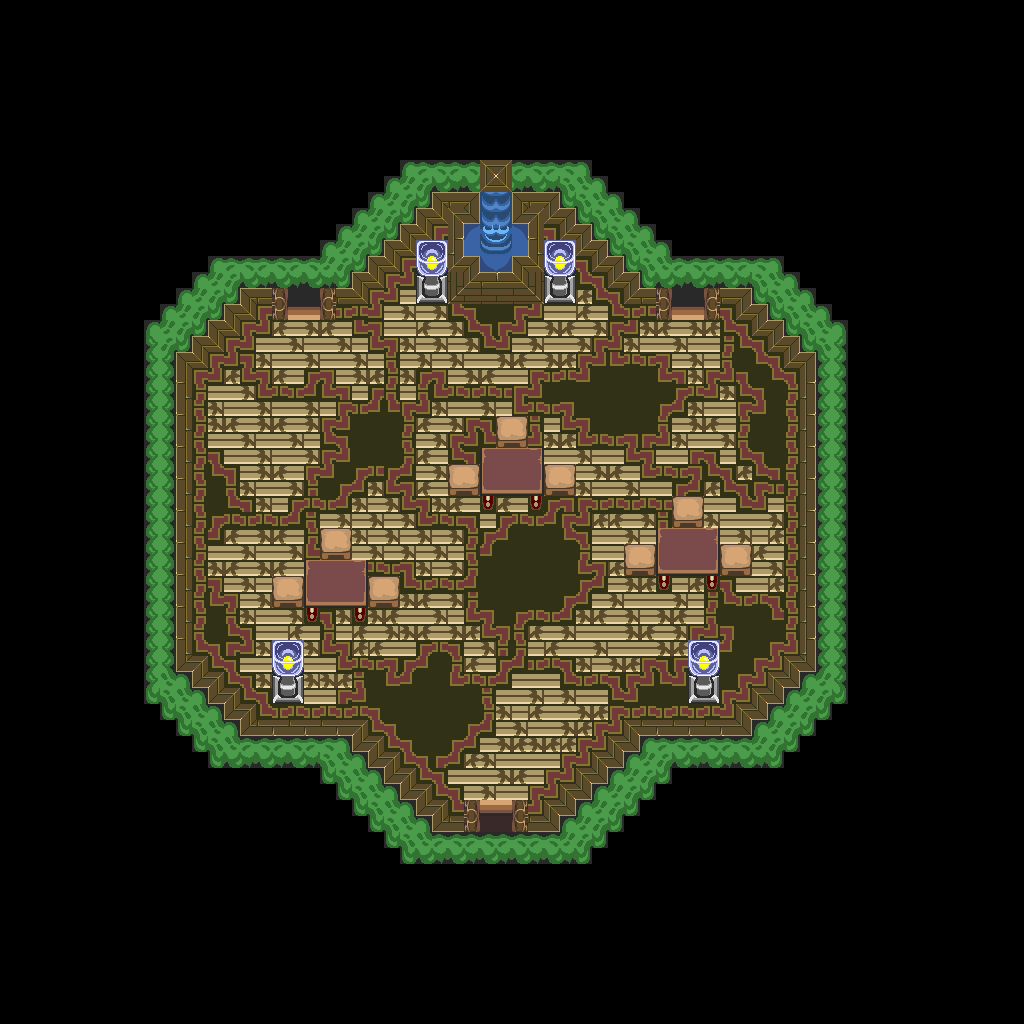

A 2D game scene composited from a Tiled map and its tileset images. What follows is a short description and the map's XML, with each tile layer's data collapsed to a summary:
An orthogonal 64x64 tile map with 16x16 px tiles, 1 tile layer (base), 2 hidden layers not drawn and 29 objects.

<map version="1.10" tiledversion="1.12.1" orientation="orthogonal" renderorder="right-down" width="64" height="64" tilewidth="16" tileheight="16" infinite="0" nextlayerid="4" nextobjectid="30">
 <tileset firstgid="1" source="../classiciphone_pics4.tsx" />
 <layer id="1" name="base" width="64" height="64">
  <data>[4096 cells, 4096 non-empty, 95 distinct tile ids]</data>
 </layer>
 <layer id="2" name="collision" width="64" height="64" visible="0">
  <properties><property name="collision" value="true" /></properties>
  <data>[4096 cells, 3128 non-empty, 1 distinct tile ids]</data>
 </layer>
 <layer id="3" name="water" width="64" height="64" visible="0">
  <properties><property name="terrain" value="water" /></properties>
  <data>[4096 cells, 2 non-empty, 1 distinct tile ids]</data>
 </layer>
 <objectgroup id="4" name="npcs">
  <object id="1" x="480.0" y="192.0" width="16" height="16">
   <properties>
    <property name="gani" value="waterani.mng" />
    <property name="script" type="string">-- Auto-converted from GraalScript
-- // NPC made by Mighty
-- [CLIENT-SIDE — server no-op]
-- if (created) {
-- setimgpart waterani.mng, 0,32,32,32;
-- drawoverplayer;
-- }</property>
   </properties>
  </object>
  <object id="2" x="288.0" y="272.0" width="16" height="16">
   <properties>
    <property name="script" type="string">-- Auto-converted from GraalScript
-- // NPC made by Mighty
-- [CLIENT-SIDE — server no-op]
-- if (created||timeout) {
-- showtext 0,x+1,y+0.5,Arial,bc,Master Bed;
-- changeimgzoom 0,0.6;
-- changeimgvis 0,0;
-- changeimgcolors 0,1,1,1,1;
-- }</property>
   </properties>
  </object>
  <object id="3" x="672.0" y="272.0" width="16" height="16">
   <properties>
    <property name="script" type="string">-- Auto-converted from GraalScript
-- // NPC made by Mighty
-- [CLIENT-SIDE — server no-op]
-- if (created||timeout) {
-- showtext 0,x+1,y+0.5,Arial,bc,Sparring;
-- changeimgzoom 0,0.6;
-- changeimgvis 0,0;
-- changeimgcolors 0,1,1,1,1;
-- }</property>
   </properties>
  </object>
  <object id="4" x="480.0" y="240.0" width="16" height="16">
   <properties>
    <property name="gani" value="water32.mng" />
    <property name="script" type="string">-- Auto-converted from GraalScript
-- // NPC made by Mighty
-- if (created) {
end
-- if (playertouchsme) {
end</property>
   </properties>
  </object>
  <object id="5" x="464.0" y="224.0" width="16" height="16">
   <properties>
    <property name="gani" value="water32.mng" />
    <property name="script" type="string">-- Auto-converted from GraalScript
-- // NPC made by Mighty
-- if (created) {
end
-- if (playertouchsme) {
end</property>
   </properties>
  </object>
  <object id="6" x="496.0" y="224.0" width="16" height="16">
   <properties>
    <property name="gani" value="water32.mng" />
    <property name="script" type="string">-- Auto-converted from GraalScript
-- // NPC made by Mighty
-- if (created) {
end
-- if (playertouchsme) {
end</property>
   </properties>
  </object>
  <object id="7" x="480.0" y="272.0" width="16" height="16">
   <properties>
    <property name="gani" value="classic_mighty_pic.png" />
    <property name="script" type="string">-- Auto-converted from GraalScript
-- // NPC made by Mighty</property>
   </properties>
  </object>
  <object id="8" x="496.0" y="448.0" width="16" height="16">
   <properties>
    <property name="gani" value="pottedplant.png" />
    <property name="script" type="string">-- Auto-converted from GraalScript
-- // NPC made by Mighty
-- [CLIENT-SIDE — server no-op]
-- if (created) {
-- y+=0.4;
-- }</property>
   </properties>
  </object>
  <object id="9" x="672.0" y="528.0" width="16" height="16">
   <properties>
    <property name="gani" value="pottedplant.png" />
    <property name="script" type="string">-- Auto-converted from GraalScript
-- // NPC made by Mighty
-- [CLIENT-SIDE — server no-op]
-- if (created) {
-- y+=0.4;
-- }</property>
   </properties>
  </object>
  <object id="10" x="320.0" y="560.0" width="16" height="16">
   <properties>
    <property name="gani" value="pottedplant.png" />
    <property name="script" type="string">-- Auto-converted from GraalScript
-- // NPC made by Mighty
-- [CLIENT-SIDE — server no-op]
-- if (created) {
-- y+=0.4;
-- }</property>
   </properties>
  </object>
  <object id="11" x="640.0" y="592.0" width="16" height="16">
   <properties>
    <property name="gani" value="light2.png" />
    <property name="script" type="string">-- Auto-converted from GraalScript
-- // NPC made by Mighty
-- if (created) {
-- setimg light2.png;
self.dontblock = true
end
-- [CLIENT-SIDE — server no-op]
-- if (playerenters) {
-- setcoloreffect 1,1,1,0.50;
-- drawaslight;
-- setzoomeffect 2;
-- }</property>
   </properties>
  </object>
  <object id="12" x="80.0" y="432.0" width="16" height="16">
   <properties>
    <property name="script" type="string">-- Auto-converted from GraalScript
-- join("level_nopk");</property>
   </properties>
  </object>
  <object id="13" x="80.0" y="496.0" width="16" height="16">
   <properties>
    <property name="script" type="string">-- Auto-converted from GraalScript
-- // NPC made by Mighty
-- [CLIENT-SIDE — server no-op]
-- if (playerenters || timeout) {
-- seteffect 0,0,0,0.40;
-- timeout = .05;
-- }</property>
   </properties>
  </object>
  <object id="14" x="224.0" y="592.0" width="16" height="16">
   <properties>
    <property name="gani" value="light2.png" />
    <property name="script" type="string">-- Auto-converted from GraalScript
-- // NPC made by Mighty
-- if (created) {
-- setimg light2.png;
self.dontblock = true
end
-- [CLIENT-SIDE — server no-op]
-- if (playerenters) {
-- setcoloreffect 1,1,1,0.50;
-- drawaslight;
-- setzoomeffect 2;
-- }</property>
   </properties>
  </object>
  <object id="15" x="368.0" y="192.0" width="16" height="16">
   <properties>
    <property name="gani" value="light2.png" />
    <property name="script" type="string">-- Auto-converted from GraalScript
-- // NPC made by Mighty
-- if (created) {
-- setimg light2.png;
self.dontblock = true
end
-- [CLIENT-SIDE — server no-op]
-- if (playerenters) {
-- setcoloreffect 1,1,1,0.50;
-- drawaslight;
-- setzoomeffect 2;
-- }</property>
   </properties>
  </object>
  <object id="16" x="496.0" y="192.0" width="16" height="16">
   <properties>
    <property name="gani" value="light2.png" />
    <property name="script" type="string">-- Auto-converted from GraalScript
-- // NPC made by Mighty
-- if (created) {
-- setimg light2.png;
self.dontblock = true
end
-- [CLIENT-SIDE — server no-op]
-- if (playerenters) {
-- setcoloreffect 1,1,1,0.50;
-- drawaslight;
-- setzoomeffect 2;
-- }</property>
   </properties>
  </object>
  <object id="17" x="432.0" y="176.0" width="16" height="16">
   <properties>
    <property name="gani" value="light2.png" />
    <property name="script" type="string">-- Auto-converted from GraalScript
-- // NPC made by Mighty
-- if (created) {
-- setimg light2.png;
self.dontblock = true
end
-- [CLIENT-SIDE — server no-op]
-- if (playerenters) {
-- setcoloreffect 0,0,1,0.40;
-- drawaslight;
-- setzoomeffect 2;
-- }</property>
   </properties>
  </object>
  </objectgroup>
</map>
<!-- 12 of 29 objects omitted -->
